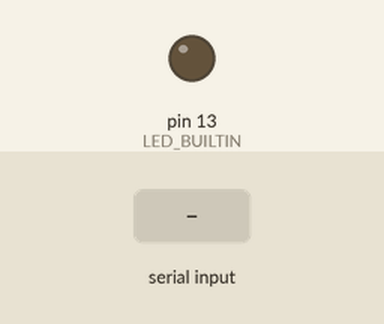
The sketch below on a simulated Arduino Uno, built with avr-gcc and run on an emulated ATmega328P. On the bench: output pins drawn as LEDs (lit = HIGH). Inputs (shaded band) come from the test bench.

Above: at 1.2 s.
1.3 s: "1" received over Serial
At 2.0 s:
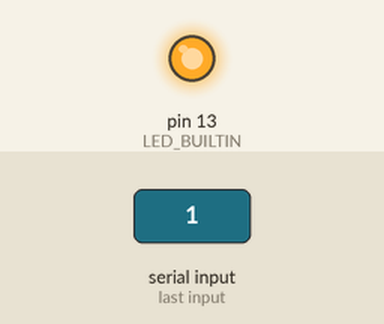
2.8 s: "0" received over Serial
At 3.2 s:
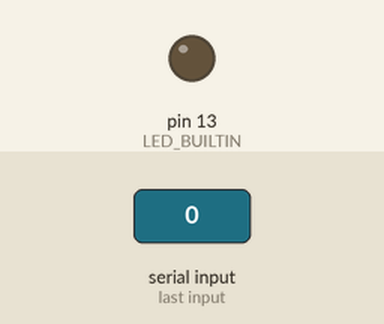
Timing chart, 0 to 5.8 s (numbered marks = the images above; inputs shaded):
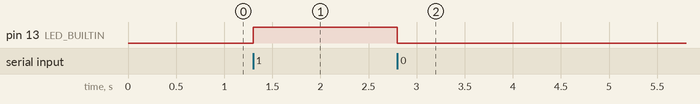

The sketch:

led-toggle.ino
```cpp
void setup() {

  Serial.begin(9600);

  pinMode(LED_BUILTIN, OUTPUT);

}

void loop() {

  int serialReceivedValue;

  if (Serial.available() > 0) {

    serialReceivedValue = Serial.read();

    if ('1' == serialReceivedValue) {
      digitalWrite(LED_BUILTIN, HIGH);
    }
    else if ('0' == serialReceivedValue) {
      digitalWrite(LED_BUILTIN, LOW);
    }

  }

}
```

Measured:
- after the input at 1.3 s, pin 13 (LED_BUILTIN): LOW → HIGH at once
- after the input at 2.8 s, pin 13 (LED_BUILTIN): HIGH → LOW at once
